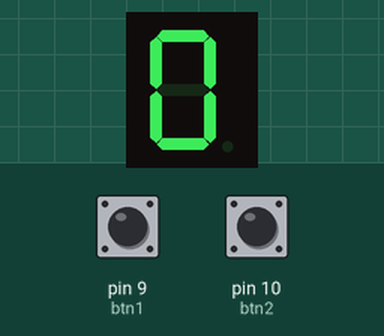
A sketch run on a simulated Arduino Uno, built with avr-gcc and run on an emulated ATmega328P. Parts: 1-digit seven-segment display. The inputs (shaded band) are chosen by the test bench; at power-on: pin 9 (btn1) HIGH, pin 10 (btn2) HIGH.

Above: at 1.2 s.
1.3 s: pin 9 (btn1) pulled LOW for 0.15 s
At 2.5 s:
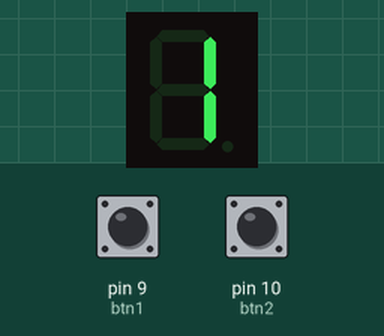
3.1 s: pin 9 (btn1) pulled LOW for 1 s
At 4.7 s:
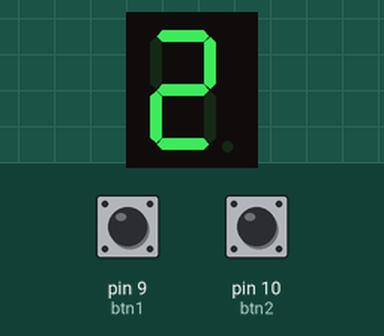
Timing chart, 0 to 6.2 s (numbered marks = the images above; inputs shaded):
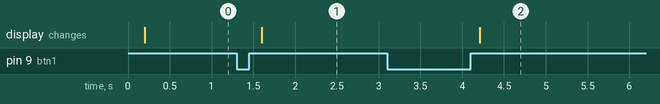

The sketch:

Counters_using_7seg_Pushbuttons_with_Arduino.ino
```cpp
#include "SevSeg.h"
SevSeg S;
byte CommonPins[] = {};            // common pin numbers for multi-digit display
byte SegPins[] = {2,3,4,5,6,7,8};  // 7-segment display pins in the order,{a,b,c,d,e,f,g,dp}

int btn1=9;   //button for increment
int btn2=10;  //button for decrement
int cnt=0;
int incPrev, decPrev;

void setup() {
  S.begin(COMMON_ANODE, 1, CommonPins, SegPins, 1);
  pinMode(btn1, INPUT_PULLUP); // assumes active LOW
  pinMode(btn2, INPUT_PULLUP);
}

void loop(){
    int inc = digitalRead(9);
    int dec = digitalRead(10);

    //Increment
    if((inc == HIGH) && (cnt < 9) && (inc != incPrev )){
      delay(100);
      cnt++;
    }

     //Decrement
    if((dec == HIGH) && (cnt >0) && (dec != decPrev)){
      delay(100);
      cnt--;
    }

    //Logic to print digit/character on 7 segment display
    S.setNumber(cnt);
    S.refreshDisplay();
    delay(100);

    //storing the button states
    incPrev = inc;
    decPrev = dec;
}
```

Measured:
- after the input at 1.3 s, the display: changes after 0.30 s (image 1)
- after the input at 3.1 s, the display: changes after 1.1 s (image 2)
